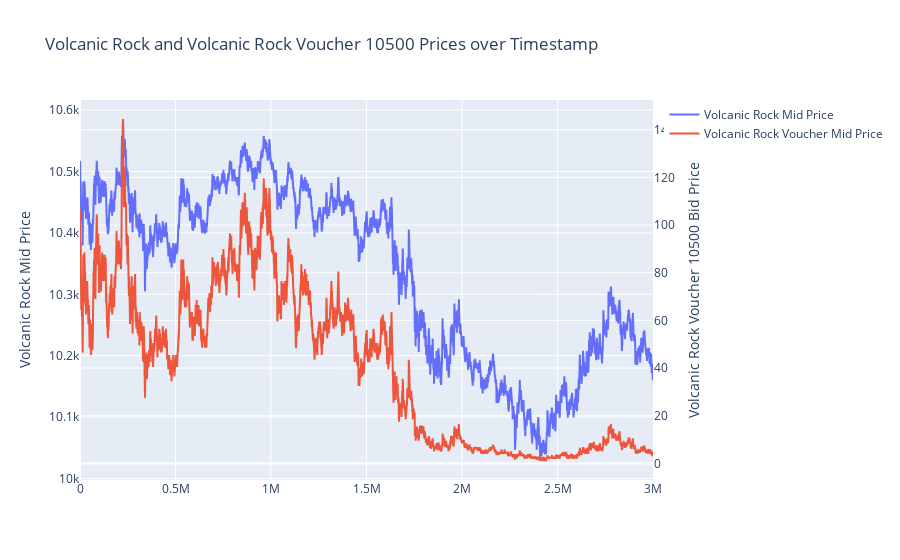

The notebook cell this image was saved under:
### Code cell
fig = go.Figure()
fig.add_trace(go.Scatter(x=df_volcanic_rock['timestamp'], y=df_volcanic_rock['mid_price'], name='Volcanic Rock Mid Price'))
fig.add_trace(go.Scatter(x=df_volcanic_rock_voucher_10500['timestamp'], y=df_volcanic_rock_voucher_10500['mid_price'], name='Volcanic Rock Voucher Mid Price', yaxis='y2'))
fig.update_layout(title='Volcanic Rock and Volcanic Rock Voucher 10500 Prices over Timestamp', yaxis=dict(title='Volcanic Rock Mid Price'), yaxis2=dict(title='Volcanic Rock Voucher 10500 Bid Price', overlaying='y', side='right'))
fig.show()

### Figure 1 — Plotly figure (JSON) as saved in the notebook; plotly's stock layout.template omitted (floating-point values rounded to 4 significant figures; data arrays with more than 128 entries replaced by an {"elided": "..."} marker saying what was removed)
{"data": [{"name": "Volcanic Rock Mid Price", "type": "scatter", "x": {"elided": "30000 int values"}, "y": {"elided": "30000 float values"}}, {"name": "Volcanic Rock Voucher Mid Price", "type": "scatter", "x": {"elided": "30000 int values"}, "y": {"elided": "30000 float values"}, "yaxis": "y2"}], "layout": {"title": {"text": "Volcanic Rock and Volcanic Rock Voucher 10500 Prices over Timestamp"}, "yaxis": {"title": {"text": "Volcanic Rock Mid Price"}}, "yaxis2": {"overlaying": "y", "side": "right", "title": {"text": "Volcanic Rock Voucher 10500 Bid Price"}}}}
